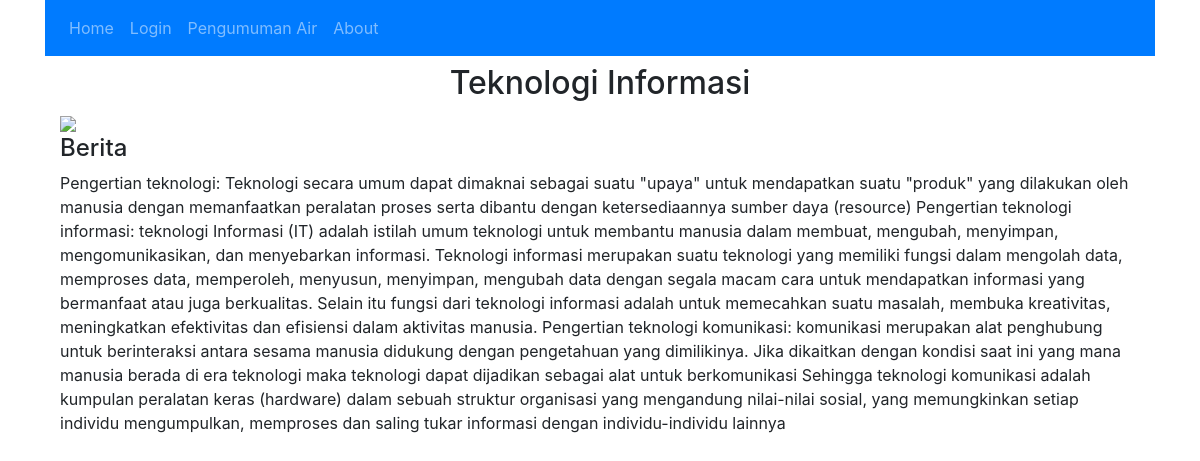
Screenshot of /baca_ar/3 with the database file from the repository.
### affairs/models.py (models this page shows, shortened)
class Artikel(db.Model):
    id = db.Column(db.Integer, primary_key=True)
    judul = db.Column(db.String(255), nullable=False)
    konten = db.Column(db.Text, nullable=False)
    thumbnail = db.Column(db.String(255), nullable=False)
    tgl_post = db.Column(db.DateTime, nullable=False, default=datetime.utcnow)
    kategori_id = db.Column(db.Integer, db.ForeignKey('kategori.id'), nullable=False)

class Kategori(db.Model):
    id = db.Column(db.Integer, primary_key=True)
    nama = db.Column(db.String(50), nullable=False)
    artikel_id = db.relationship('Artikel', backref='ar', lazy=True)

### affairs/admin/routes.py (the view)
@admingam.route('/baca_ar/<int:id>')
def baca_ar(id):
    bca = Artikel.query.get_or_404(id)
    return render_template('baca_ar.html', bca=bca)

### affairs/templates/baca_ar.html
{% extends 'layout.html' %}
{% block content %}
<div class="container">
    <h2 style="text-align: center;">{{bca.judul}}</h2>
    <img src="my image">
    <h4>{{bca.ar.nama | safe }}</h4>
    <p>{{bca.konten}}</p>
</div>
{% endblock content %}

### rows the page displays
Artikel: judul "Teknologi Informasi", konten "Pengertian teknologi: Teknologi secara umum dapat dimaknai sebagai suatu \"upaya\" untuk mendapatkan suatu \"produk\" yang dilakukan oleh manusia dengan memanfaatkan peralatan proses serta dibantu dengan ketersediaannya sumber daya (resource) Pengertian teknologi informasi: teknologi Informasi (IT) adalah istilah umum teknologi untuk membantu manusia dalam membuat, mengubah, menyimpan, mengomunikasikan, dan menyebarkan informasi. Teknologi informasi merupakan suatu teknologi yang memiliki fungsi dalam mengolah data, memproses data, memperoleh, menyusun, menyimpan, mengubah data dengan segala macam cara untuk mendapatkan informasi yang bermanfaat atau juga berkualitas. Selain itu fungsi dari…"
Kategori: ar.nama "Berita"
